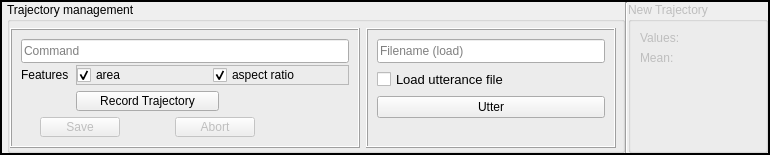
           <widget class="QFrame" name="frame_14">
            <property name="minimumSize">
             <size>
              <width>770</width>
              <height>155</height>
             </size>
            </property>
            <property name="maximumSize">
             <size>
              <width>770</width>
              <height>155</height>
             </size>
            </property>
            <property name="frameShape">
             <enum>QFrame::WinPanel</enum>
            </property>
            <property name="frameShadow">
             <enum>QFrame::Plain</enum>
            </property>
            <layout class="QGridLayout" name="gridLayout_26">
             <property name="leftMargin">
              <number>5</number>
             </property>
             <property name="topMargin">
              <number>0</number>
             </property>
             <property name="rightMargin">
              <number>0</number>
             </property>
             <property name="bottomMargin">
              <number>0</number>
             </property>
             <property name="spacing">
              <number>0</number>
             </property>
             <item row="0" column="1">
              <widget class="Line" name="line_3">
               <property name="orientation">
                <enum>Qt::Vertical</enum>
               </property>
              </widget>
             </item>
             <item row="0" column="2">
              <widget class="QGroupBox" name="gbNewTrajectory">
               <property name="enabled">
                <bool>false</bool>
               </property>
               <property name="minimumSize">
                <size>
                 <width>140</width>
                 <height>0</height>
                </size>
               </property>
               <property name="title">
                <string>New Trajectory</string>
               </property>
               <property name="flat">
                <bool>false</bool>
               </property>
               <layout class="QGridLayout" name="gridLayout_25">
                <item row="3" column="0">
                 <spacer name="verticalSpacer_4">
                  <property name="orientation">
                   <enum>Qt::Vertical</enum>
                  </property>
                  <property name="sizeHint" stdset="0">
                   <size>
                    <width>20</width>
                    <height>21</height>
                   </size>
                  </property>
                 </spacer>
                </item>
                <item row="0" column="1">
                 <widget class="QLabel" name="lblNTValues">
                  <property name="text">
                   <string/>
                  </property>
                 </widget>
                </item>
                <item row="1" column="0">
                 <widget class="QLabel" name="label_25">
                  <property name="text">
                   <string>Mean:</string>
                  </property>
                 </widget>
                </item>
                <item row="0" column="0">
                 <widget class="QLabel" name="label_24">
                  <property name="text">
                   <string>Values:</string>
                  </property>
                 </widget>
                </item>
                <item row="2" column="0" colspan="2">
                 <widget class="QLabel" name="lblNTMean">
                  <property name="text">
                   <string/>
                  </property>
                 </widget>
                </item>
               </layout>
              </widget>
             </item>
             <item row="0" column="0">
              <widget class="QGroupBox" name="groupBox">
               <property name="title">
                <string>Trajectory management</string>
               </property>
               <layout class="QGridLayout" name="gridLayout_24">
                <property name="leftMargin">
                 <number>0</number>
                </property>
                <property name="topMargin">
                 <number>6</number>
                </property>
                <property name="rightMargin">
                 <number>6</number>
                </property>
                <property name="bottomMargin">
                 <number>2</number>
                </property>
                <property name="horizontalSpacing">
                 <number>6</number>
                </property>
                <property name="verticalSpacing">
                 <number>0</number>
                </property>
                <item row="0" column="0">
                 <widget class="QFrame" name="frame_25">
                  <property name="frameShape">
                   <enum>QFrame::Box</enum>
                  </property>
                  <property name="frameShadow">
                   <enum>QFrame::Raised</enum>
                  </property>
                  <layout class="QGridLayout" name="gridLayout_45">
                   <item row="1" column="2" colspan="5">
                    <widget class="QFrame" name="frame_15">
                     <property name="frameShape">
                      <enum>QFrame::StyledPanel</enum>
                     </property>
                     <property name="frameShadow">
                      <enum>QFrame::Sunken</enum>
                     </property>
                     <layout class="QGridLayout" name="gridLayout_23">
                      <property name="leftMargin">
                       <number>0</number>
                      </property>
                      <property name="topMargin">
                       <number>0</number>
                      </property>
                      <property name="rightMargin">
                       <number>0</number>
                      </property>
                      <property name="bottomMargin">
                       <number>0</number>
                      </property>
                      <property name="spacing">
                       <number>0</number>
                      </property>
                      <item row="0" column="0">
                       <widget class="QCheckBox" name="cbArea">
                        <property name="text">
                         <string>area</string>
                        </property>
                        <property name="checked">
                         <bool>true</bool>
                        </property>
                       </widget>
                      </item>
                      <item row="0" column="1">
                       <widget class="QCheckBox" name="cbAspectRatio">
                        <property name="text">
                         <string>aspect ratio</string>
                        </property>
                        <property name="checked">
                         <bool>true</bool>
                        </property>
                       </widget>
                      </item>
                     </layout>
                    </widget>
                   </item>
                   <item row="2" column="4">
                    <spacer name="verticalSpacer_3">
                     <property name="orientation">
                      <enum>Qt::Vertical</enum>
                     </property>
                     <property name="sizeHint" stdset="0">
                      <size>
                       <width>20</width>
                       <height>28</height>
                      </size>
                     </property>
                    </spacer>
                   </item>
                   <item row="3" column="0" colspan="2">
                    <spacer name="horizontalSpacer_5">
                     <property name="orientation">
                      <enum>Qt::Horizontal</enum>
                     </property>
                     <property name="sizeType">
                      <enum>QSizePolicy::Expanding</enum>
                     </property>
                     <property name="sizeHint" stdset="0">
                      <size>
                       <width>205</width>
                       <height>20</height>
                      </size>
                     </property>
                    </spacer>
                   </item>
                   <item row="3" column="2" colspan="3">
                    <widget class="QPushButton" name="pbRecordStopTrajectory">
                     <property name="minimumSize">
                      <size>
                       <width>143</width>
                       <height>0</height>
                      </size>
                     </property>
                     <property name="maximumSize">
                      <size>
                       <width>143</width>
                       <height>16777215</height>
                      </size>
                     </property>
                     <property name="text">
                      <string>Record Trajectory</string>
                     </property>
                    </widget>
                   </item>
                   <item row="3" column="5" colspan="2">
                    <spacer name="horizontalSpacer_6">
                     <property name="orientation">
                      <enum>Qt::Horizontal</enum>
                     </property>
                     <property name="sizeType">
                      <enum>QSizePolicy::Expanding</enum>
                     </property>
                     <property name="sizeHint" stdset="0">
                      <size>
                       <width>200</width>
                       <height>20</height>
                      </size>
                     </property>
                    </spacer>
                   </item>
                   <item row="4" column="0">
                    <spacer name="horizontalSpacer_7">
                     <property name="orientation">
                      <enum>Qt::Horizontal</enum>
                     </property>
                     <property name="sizeHint" stdset="0">
                      <size>
                       <width>159</width>
                       <height>20</height>
                      </size>
                     </property>
                    </spacer>
                   </item>
                   <item row="4" column="1" colspan="2">
                    <widget class="QPushButton" name="pbSaveTrajectory">
                     <property name="enabled">
                      <bool>false</bool>
                     </property>
                     <property name="text">
                      <string>Save</string>
                     </property>
                    </widget>
                   </item>
                   <item row="4" column="3">
                    <widget class="QLabel" name="lblMsg">
                     <property name="styleSheet">
                      <string notr="true">QLabel{ 
rgb(255, 0, 0);
font: 8pt;
}</string>
                     </property>
                     <property name="text">
                      <string/>
                     </property>
                     <property name="alignment">
                      <set>Qt::AlignCenter</set>
                     </property>
                    </widget>
                   </item>
                   <item row="4" column="4" colspan="2">
                    <widget class="QPushButton" name="pbAbortTrajectory">
                     <property name="enabled">
                      <bool>false</bool>
                     </property>
                     <property name="text">
                      <string>Abort</string>
                     </property>
                     <property name="checkable">
                      <bool>false</bool>
                     </property>
                     <property name="checked">
                      <bool>false</bool>
                     </property>
                     <property name="autoDefault">
                      <bool>false</bool>
                     </property>
                     <property name="default">
                      <bool>false</bool>
                     </property>
                     <property name="flat">
                      <bool>false</bool>
                     </property>
                    </widget>
                   </item>
                   <item row="4" column="6">
                    <spacer name="horizontalSpacer_8">
                     <property name="orientation">
                      <enum>Qt::Horizontal</enum>
                     </property>
                     <property name="sizeHint" stdset="0">
                      <size>
                       <width>159</width>
                       <height>20</height>
                      </size>
                     </property>
                    </spacer>
                   </item>
                   <item row="1" column="0" colspan="2">
                    <widget class="QLabel" name="label_23">
                     <property name="text">
                      <string>Features</string>
                     </property>
                    </widget>
                   </item>
                   <item row="0" column="0" colspan="7">
                    <widget class="QLineEdit" name="leCommand">
                     <property name="minimumSize">
                      <size>
                       <width>0</width>
                       <height>24</height>
                      </size>
                     </property>
                     <property name="maximumSize">
                      <size>
                       <width>16777215</width>
                       <height>24</height>
                      </size>
                     </property>
                     <property name="placeholderText">
                      <string>Command </string>
                     </property>
                    </widget>
                   </item>
                  </layout>
                 </widget>
                </item>
                <item row="0" column="1">
                 <widget class="QFrame" name="frame_24">
                  <property name="minimumSize">
                   <size>
                    <width>250</width>
                    <height>0</height>
                   </size>
                  </property>
                  <property name="maximumSize">
                   <size>
                    <width>350</width>
                    <height>16777215</height>
                   </size>
                  </property>
                  <property name="frameShape">
                   <enum>QFrame::Box</enum>
                  </property>
                  <property name="frameShadow">
                   <enum>QFrame::Raised</enum>
                  </property>
                  <property name="lineWidth">
                   <number>1</number>
                  </property>
                  <property name="midLineWidth">
                   <number>0</number>
                  </property>
                  <layout class="QGridLayout" name="gridLayout_4">
                   <property name="horizontalSpacing">
                    <number>0</number>
                   </property>
                   <item row="1" column="0">
                    <widget class="QCheckBox" name="cbLoadUtteranceFile">
                     <property name="font">
                      <font>
                       <pointsize>10</pointsize>
                      </font>
                     </property>
                     <property name="text">
                      <string>Load utterance file</string>
                     </property>
                    </widget>
                   </item>
                   <item row="0" column="0">
                    <widget class="QLineEdit" name="leFilenameLoadRecord">
                     <property name="minimumSize">
                      <size>
                       <width>0</width>
                       <height>24</height>
                      </size>
                     </property>
                     <property name="maximumSize">
                      <size>
                       <width>16777215</width>
                       <height>24</height>
                      </size>
                     </property>
                     <property name="placeholderText">
                      <string>Filename (load)</string>
                     </property>
                    </widget>
                   </item>
                   <item row="2" column="0" colspan="2">
                    <widget class="QPushButton" name="pbUtter">
                     <property name="text">
                      <string>Utter</string>
                     </property>
                    </widget>
                   </item>
                   <item row="3" column="0">
                    <spacer name="verticalSpacer_2">
                     <property name="orientation">
                      <enum>Qt::Vertical</enum>
                     </property>
                     <property name="sizeHint" stdset="0">
                      <size>
                       <width>20</width>
                       <height>40</height>
                      </size>
                     </property>
                    </spacer>
                   </item>
                  </layout>
                 </widget>
                </item>
               </layout>
              </widget>
             </item>
            </layout>
           </widget>
